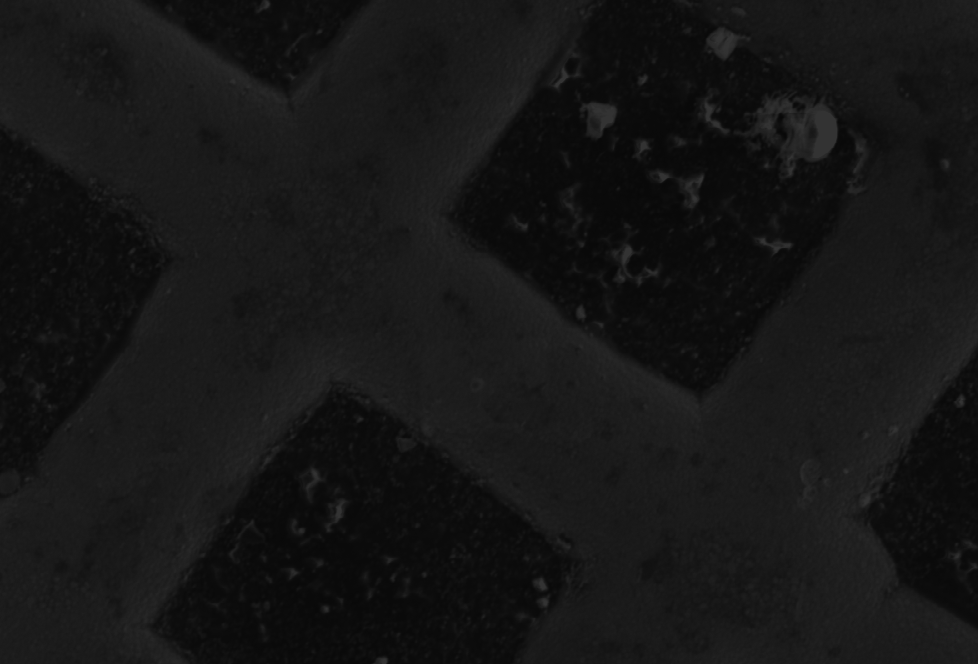
#> input picture imenhancement/Figures/bse.png, 978 x 664 px
$ python pb_logtransform.py
#> lines starting #> are read from the running program, lines starting #| are printed output that depends on the picture
import cv2
import numpy, math

# Opening the image.
a = cv2.imread('../Figures/bse.png')
#> a is the input picture: shape (664, 978, 3); min 7, max 51, mean 22.1
# a is converted to type float.
b1 = a.astype(float)
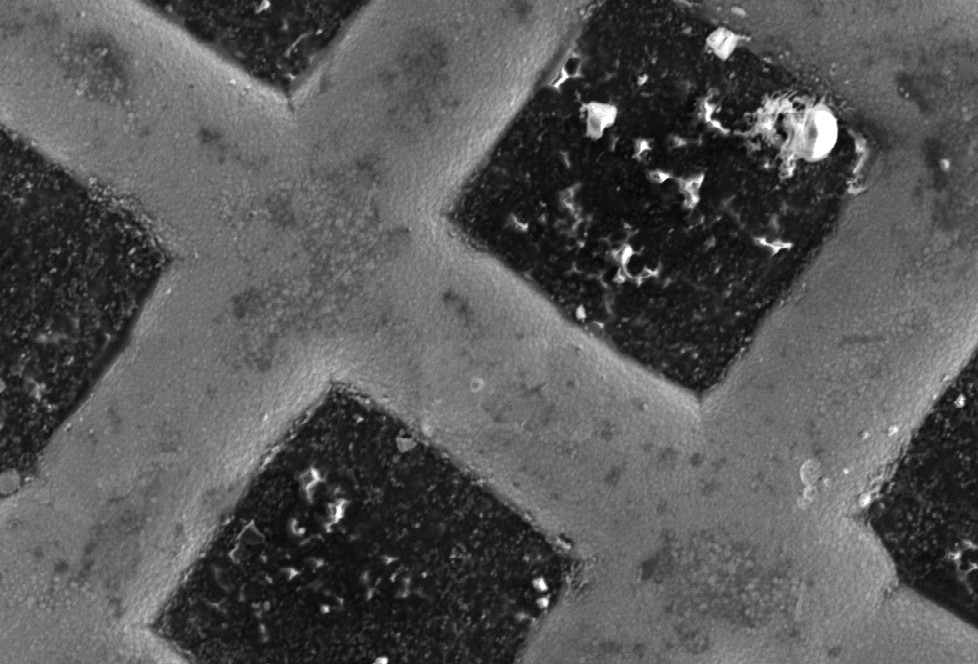
#> b1: shape (664, 978, 3) float64; min 7, max 51, mean 22.1; drawn with min black and max white
# Maximum value in b1 is determined.
b2 = numpy.max(b1)
#> b2 = 51
# Performing the log transformation.
c = (255.0*numpy.log(1+b1))/numpy.log(1+b2)
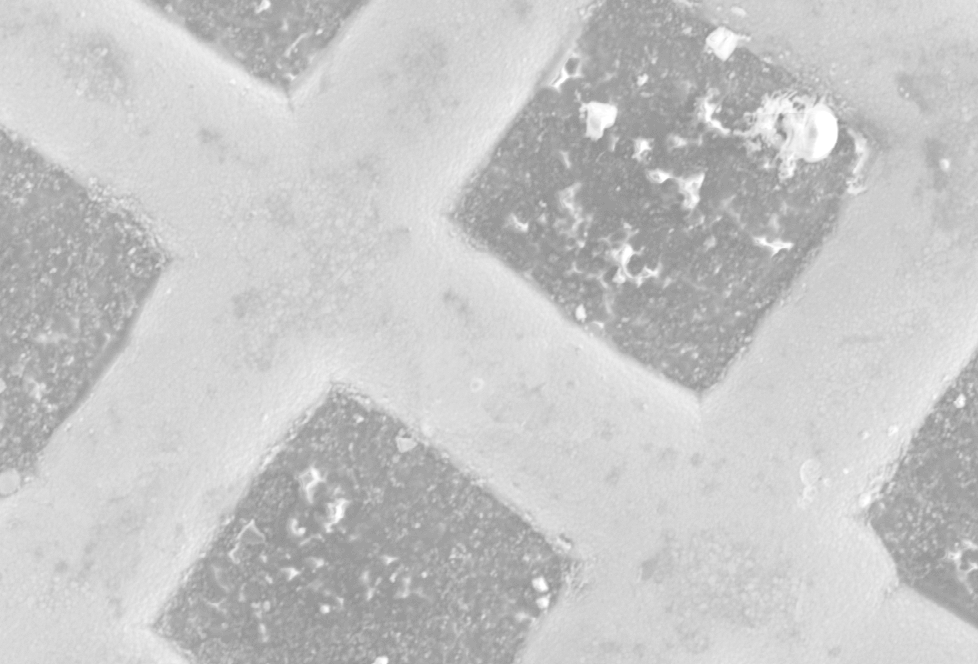
#> c: shape (664, 978, 3) float64; min 134.2, max 255, mean 199
# c is converted to type int.
c1 = c.astype(int)
# Saving c1 as logtransform_output.png.
cv2.imwrite('../Figures/logtransform_output.png', c1)
